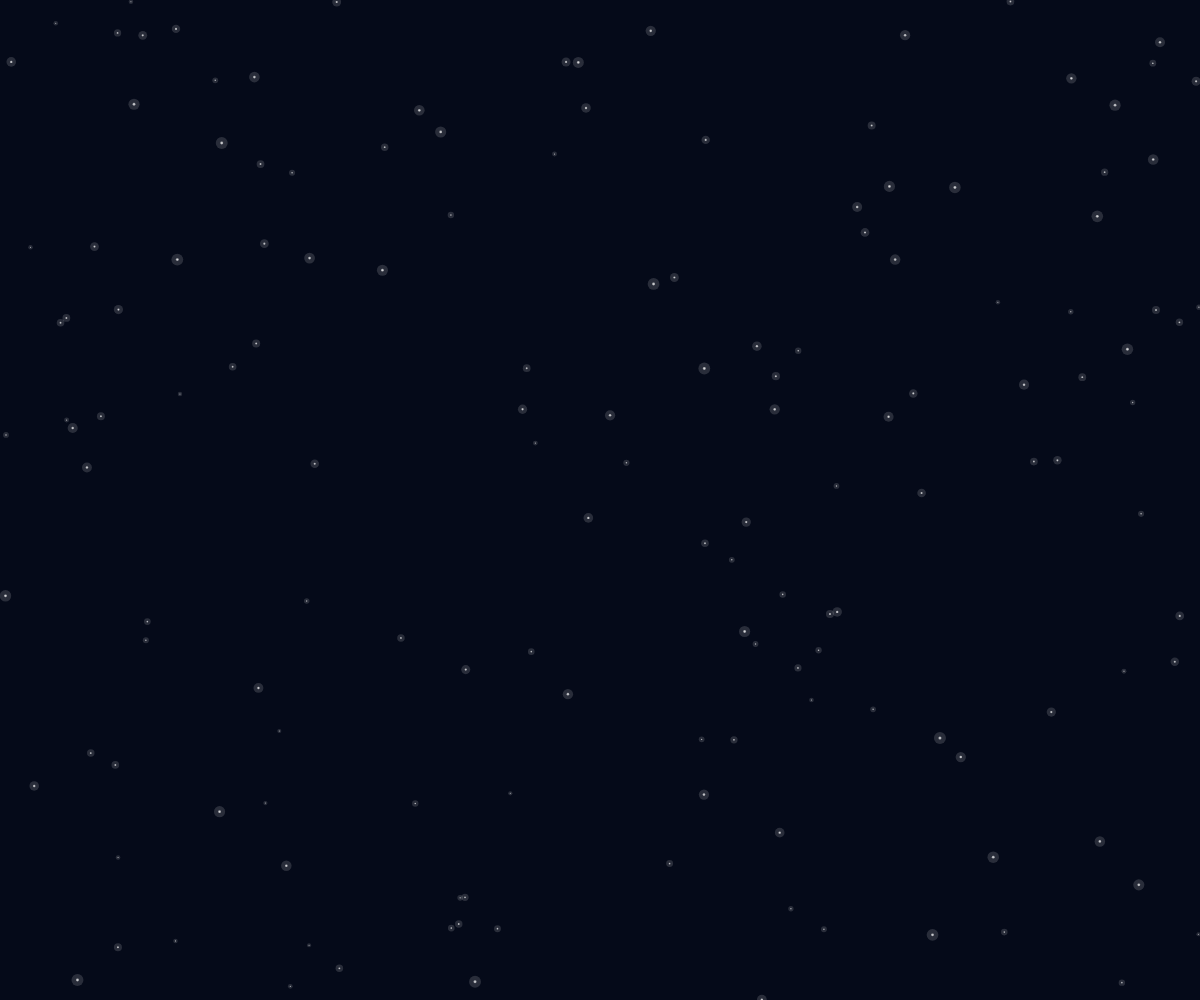
Frame 1 (no input)
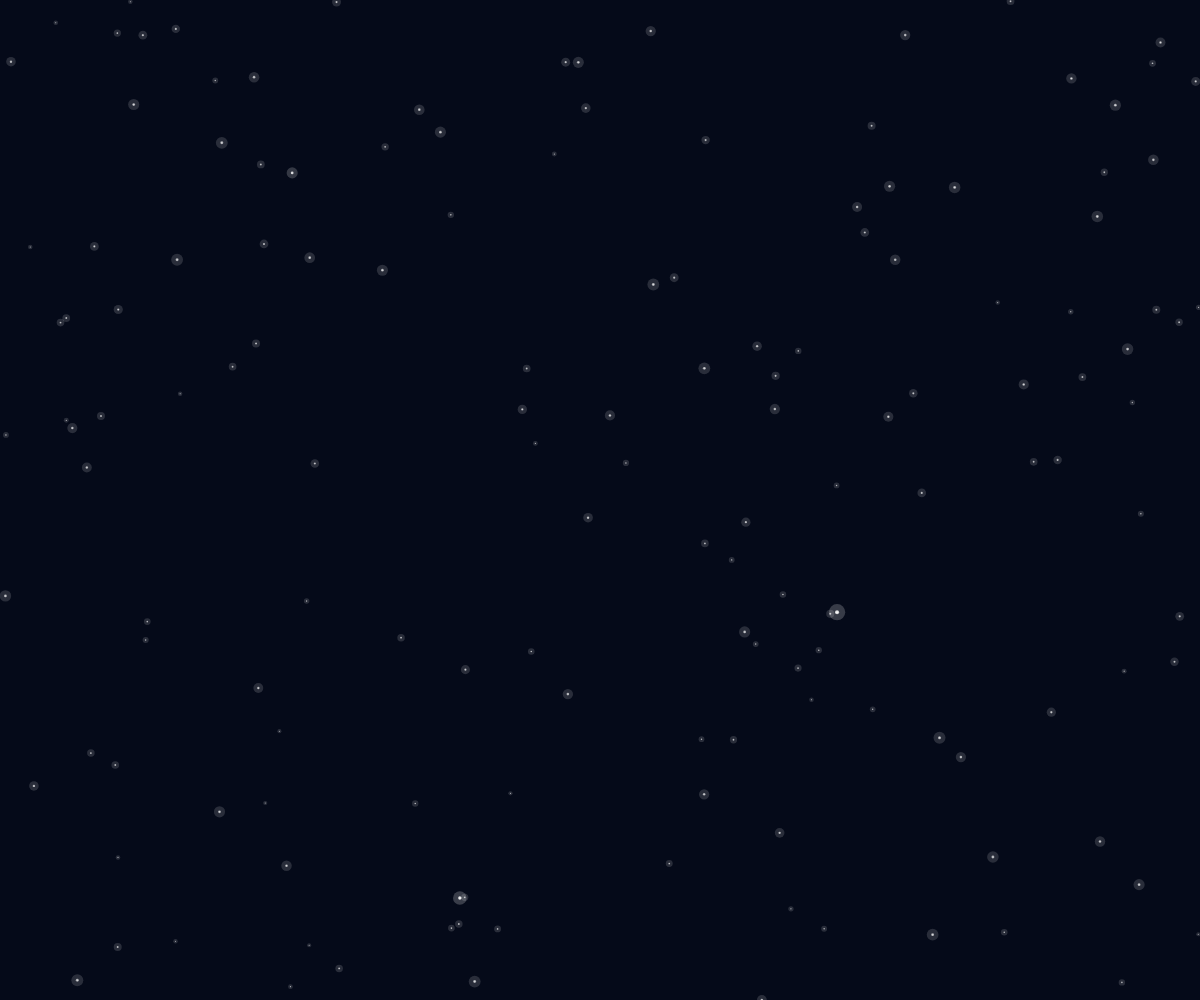
Frame 60 (no input)
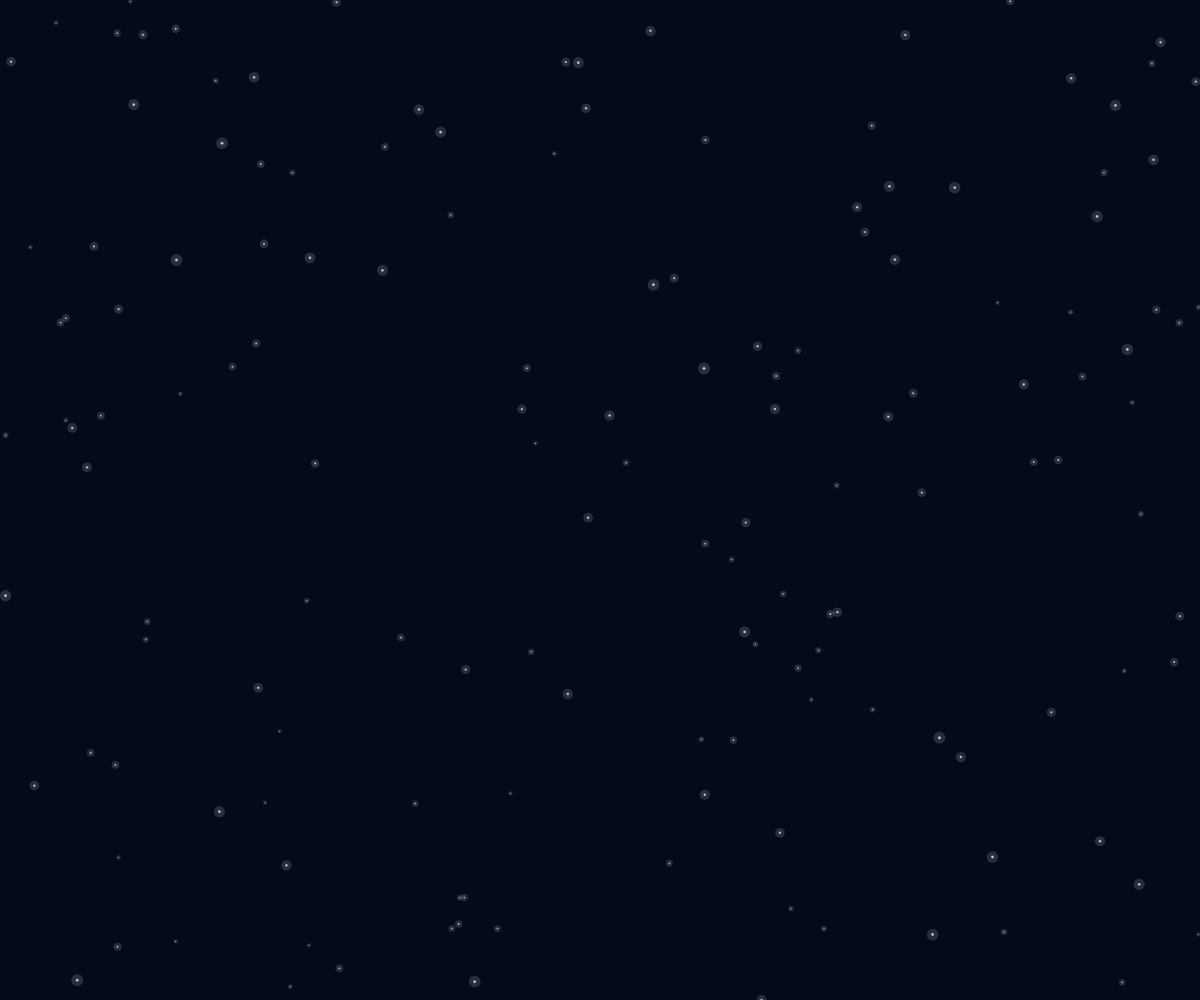
Frame 120 (the mouse pressed at the canvas centre since frame 60)

The p5.js sketch that drew these frames (run headless with seeded random() and noise() and a simulated clock; from frame 60 on, the mouse is pressed at the canvas centre):

// p5.js sketch
// ── sketch.js
let stars = [];
let connections = []; //[startStar, endStar]

let draggedStar = null; //no star being dragged right now
let startStar = null; //store star where a connection started 

let clickColors = [
  [255, 120, 120], //red
  [120, 200, 255], //light blue
  [180, 120, 255], //purple
  [255, 220, 120], //yellow
  [120, 255, 180] //aqua
];

function setup() {
  createCanvas(windowWidth, windowHeight);

  //spawn 150 stars at setup
  for (let i = 0; i < 150; i++) {
    stars.push(new Star(random(width), random(height)));
  }
}

//detect whether mouse is on top of star 
function getStarAt(x, y, ignoreStar = null) {
  for (let s of stars) {
    if (s !== ignoreStar && dist(x, y, s.x, s.y) < 6) {
      return s;
    }
  }
  return null;
}

function mousePressed() {
  let s = getStarAt(mouseX, mouseY);

  if (s) {
    draggedStar = s;
    startStar = s;

    s.t = 0.01;
    s.clickColor = random(clickColors);
  }
}

function mouseDragged() {
  if (draggedStar) {
    draggedStar.x = mouseX;
    draggedStar.y = mouseY;
  }
}

function mouseReleased() {
  if (!startStar) {
    draggedStar = null;
    return;
  }

  let endStar = null;
  let minDist = 999;

  // find nearest star after release 
  for (let s of stars) {
    if (s === startStar) continue;

    let d = dist(mouseX, mouseY, s.x, s.y);

    if (d < 80 && d < minDist) {
      minDist = d;
      endStar = s;
    }
  }

  if (endStar) {
    connections.push([startStar, endStar]);
  }

  draggedStar = null;
  startStar = null;
}

class Star {
  constructor(x, y) {
    this.x = x;
    this.y = y;
    this.base = random(1, 3);
    this.t = 0;
  }

  update() {
    if (this !== draggedStar) {
      this.x = (this.x + random(-0.05, 0.05) + width) % width;
      this.y = (this.y + random(-0.05, 0.05) + height) % height;
    }

    if (this.t === 0 && random(1) < 0.0002) {
      this.t = 0.01;
    }

    if (this.t > 0) {
      this.t += 0.15;

      if (this.t > TWO_PI) {
        this.t = 0;
      }
    }
  }

  show() {
    let pulse = this.t > 0 ? sin(this.t) : 0;

    let size = this.base + pulse * 3;
    let brightness = 150 + pulse * 100;
    let col = this.clickColor || [255, 255, 255];

    noStroke();

    fill(col[0], col[1], col[2], brightness * 0.25);
    ellipse(this.x, this.y, size * 4);

    fill(col[0], col[1], col[2], brightness);
    ellipse(this.x, this.y, size);

    fill(col[0], col[1], col[2], brightness);
    ellipse(this.x, this.y, size * 0.5);
  }
}

function draw() {
  background(5, 10, 25);

  for (let s of stars) {
    s.update();
    s.show();
  }

  stroke(255, 150);
  strokeWeight(1);

  for (let c of connections) {
    line(c[0].x, c[0].y, c[1].x, c[1].y);
  }
}

function keyPressed() {
  if (keyCode === ESCAPE) {
    connections = [];
  }
}
